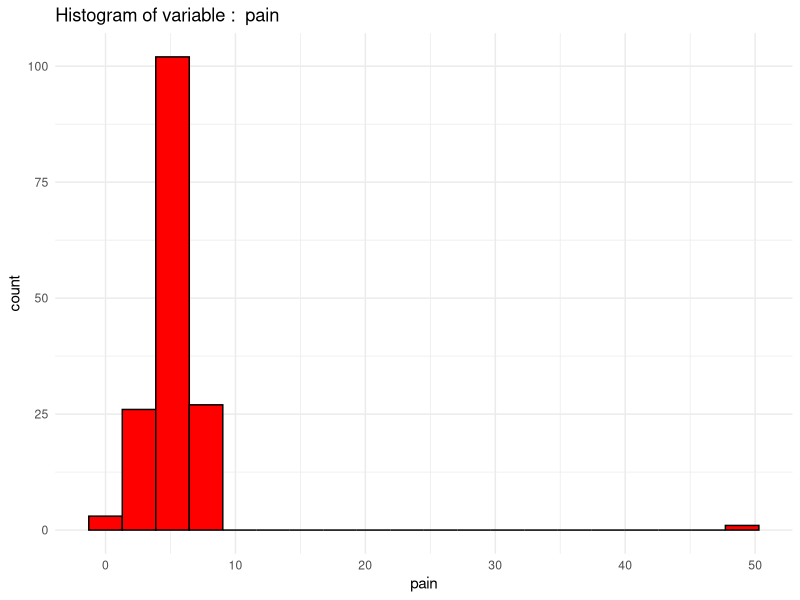
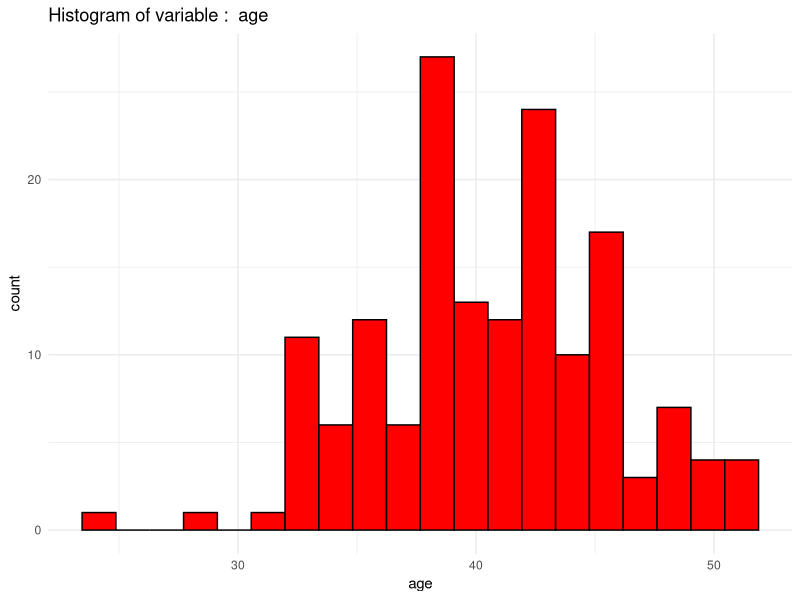
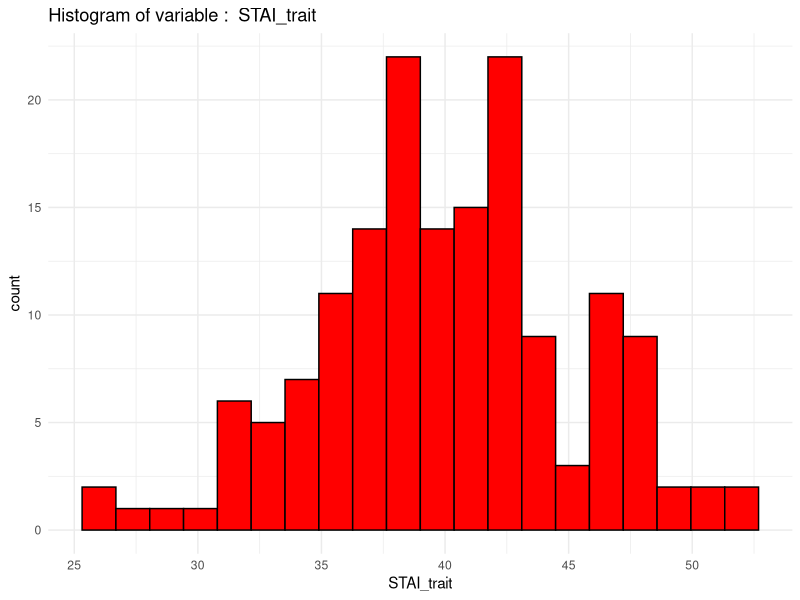
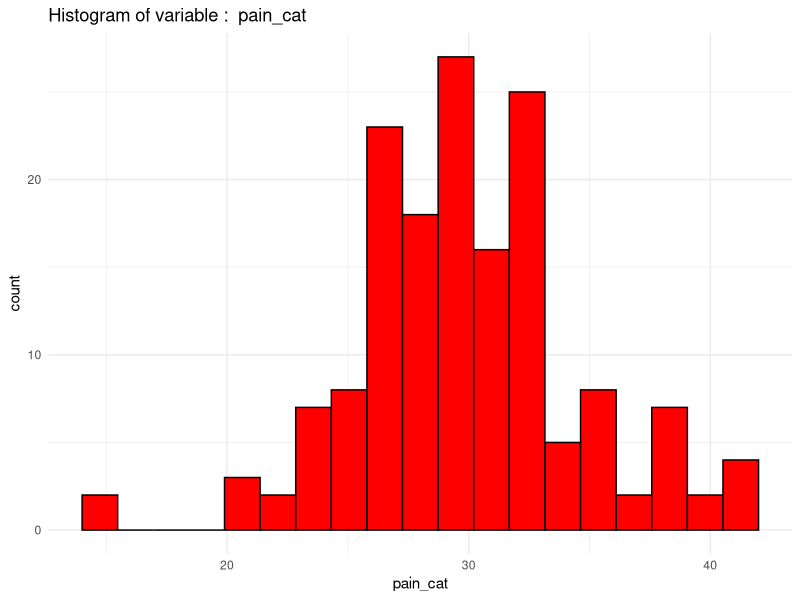
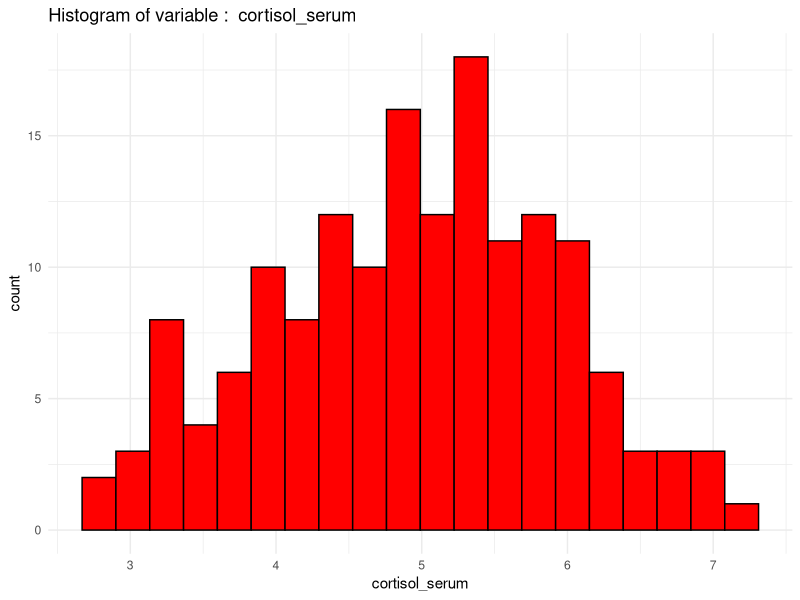
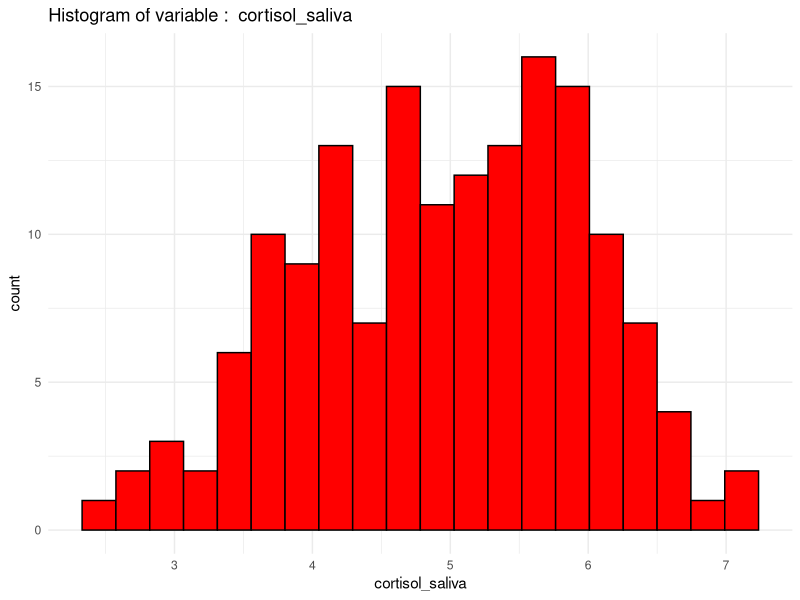
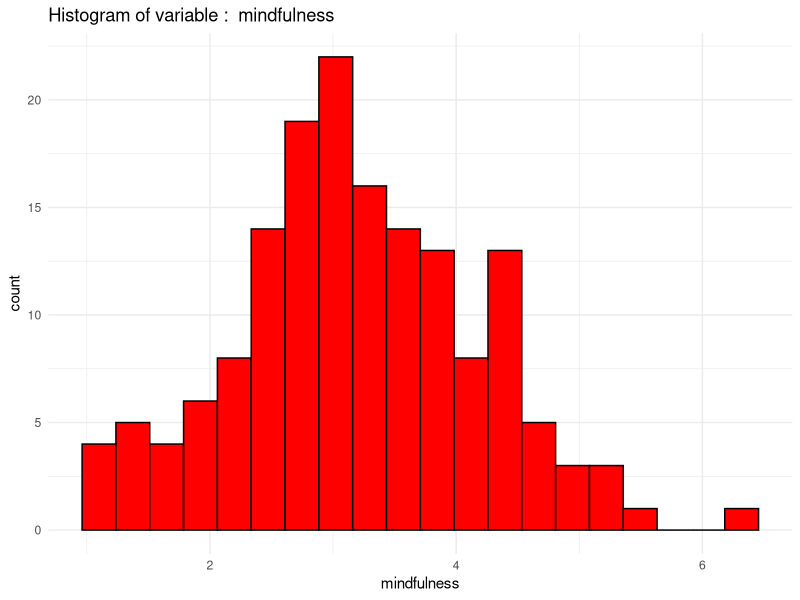
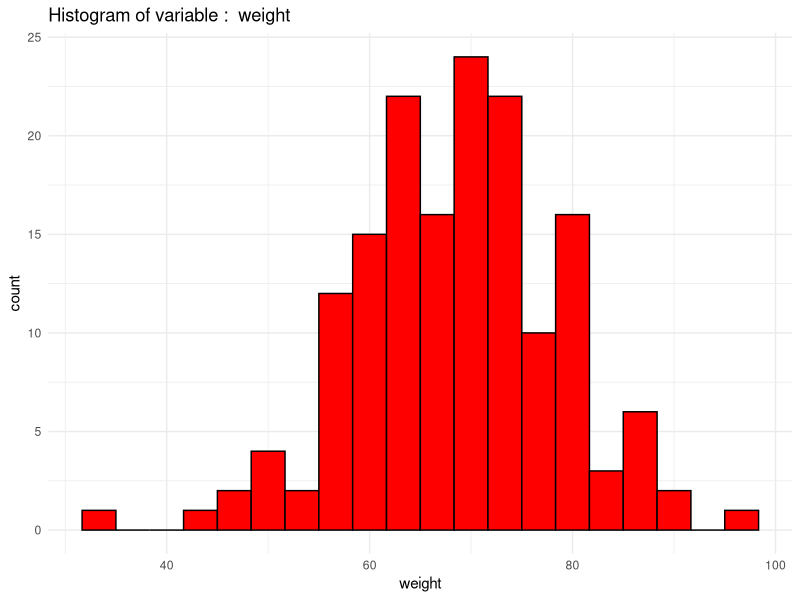

Source code (R) for these figures, in order:
## ---- chunk 1
#data downloaded from database then saved as .csv file

#defining directory
working_directory <- 'C:/Users/Hegedüs Anna/Documents/Fall-2024'
setwd(working_directory)    #set working directory

#loading in data
data <- read.csv('assignment_3_dataset.csv',  header=T, sep=';', dec = ',')
## ---- chunk 2
library(ggplot2)
library(dplyr)
library(corrplot)




#inspections
str(data)  #numeric variables OK
dim(data)  #160 sample OK
summary(data) #pain max is wrong, mindfullness max is wrong

#defining age as a binary variable is advicable
#checking the two genders:
two_gend <- unique(data$sex)
print(two_gend)

#there is a woman - two choice, omitting or rewriting, i chose the 1st one (cannot be trusted)
data <- data[data$sex%in%c('female', 'male'), ]
data$gender_binary <- ifelse(data$sex == 'male', 1, 0) #male == 1, female == 0, assumption : if model coeff not 0 there is a difference between genders



#cheking for missing values
missing_summary <- colSums(is.na(data))
print(missing_summary) #Good



#visualizing numeric variables as histograms
numeric_vars <- data %>%
  select_if(is.numeric)

for (col in colnames(numeric_vars)) {
  print(col)
  print(ggplot(numeric_vars, aes_string(x = col)) +
    geom_histogram(bins = 20, fill = 'red', color = 'black') +
    labs(title = paste('Histogram of variable : ', col)) +
    theme_minimal()
  )
}
#notes on distributions
#pain does have an outlier
#age margins are far from the middle point and not evenly distributed, so might be outliers
#pain_cat minimum also
#mindfulness one point is above 6, outlier
#the minimum weight can be an outlier

#Creating a correlation matrix and plotting
#this can be more interesting later with the given predictors, note that weight, IQ and houshold_income have low correlations
#gender_binary does have meaningfull correlations thus there is a difference between sex
cor_matrix <- cor(numeric_vars, use = 'complete.obs')
corrplot(cor_matrix, method = 'circle', type = 'lower', tl.cex = 0.8)


## ---- chunk 3

#repeating gender
data <- data[data$sex%in%c('female', 'male'), ]
data$gender_binary <- ifelse(data$sex == 'male', 1, 0) #male == 1, female == 0, asumption : if model coeff not 0

#cutting the pain and mindfulness outlier
data <- data[data$pain < 10, ]
data <- data[data$mindfulness < 6, ]

## ---- chunk 4

#using lm function, and the given predictors
complex_model <- lm(pain ~ age + gender_binary + STAI_trait + pain_cat + mindfulness + cortisol_serum + cortisol_saliva, data = data)

#summary
summary(complex_model)

## ---- chunk 5
#using the advised Cooks distance
cooksd <- cooks.distance(complex_model)

#visualization
plot(cooksd, type = 'h', main = 'Outlier detection', ylab = 'Cooks Distance')
abline(h = 4 / length(data$pain), col = 'red', lty = 2)  # Cutoff line

#influential points (points above dashed line)
influential_points <- which(cooksd > (4 / length(data$pain)))

#defining leverage and visualizing
leverage <- hatvalues(complex_model)
plot(leverage, main = 'Leverage Values', ylab = 'Leverage')
abline(h = 2 * (ncol(model.matrix(complex_model)) / nrow(data)), col = 'blue', lty = 2)  # Cutoff


#check for outliers
# standardization and visualization
std_res <- rstandard(complex_model)
plot(std_res, main = 'Standardized Residuals', ylab = 'Standardized Residuals', ylim = c(-4, 4))
abline(h = c(-3, 3), col = 'green', lty = 2)  # typical outlier range

#no outliers now

#influential points and leverage might be dropped later
#no need of trimming after seeing the result

## ---- chunk 6
#defining the residuals
residuals <- residuals(complex_model)

#plotting (Q - Q plot)
qqnorm(residuals)
qqline(residuals, col = 'red')
#looks fine
## ---- chunk 7
#Doing a scatter plot for the linearity assumption
#This plot needs to show linear or random patterns and no curves
plot(fitted(complex_model), residuals, 
     main = 'scatterplot', 
     xlab = 'fit', 
     ylab = 'residual')

abline(h = 0, col = 'red')

#good for now, but could also use crPlots from car package

## ---- chunk 8
#the plot above can be used, if funnel shape is formed that would indicate a problem, but this does not happen
#cheking with Breusch-Pagan test as well (wiki : is used to test for heteroskedasticity in a linear regression model.)
#wiki : In R, this test is performed by the function ncvTest available in the car package
#interpretation : p < alpha, then heteroscedasticity can occur

#load package
library(car)

#do the test
ncvTest(complex_model)

#p value is bigger than alpha (0.05 chosen)
## ---- chunk 9
#calcilationg variance inflation factor for each predictor (using car)
#interpretation as understood : vif < 3 low multicollinearity; vif > 5 high multicollinearity

vif_values <- vif(complex_model)
vif_values

#cortisol levels have high vif values --> might be because high correlation level
cortisol_corr <- cor.test(data$cortisol_saliva, data$cortisol_serum)
cortisol_corr

#I would just drop one of them...
## ---- chunk 10
#dropping cortisol_salive
#using lm function, and the given predictors
complex_model2 <- lm(pain ~ age + gender_binary + STAI_trait + pain_cat + mindfulness + cortisol_serum, data = data)

#summary
summary(complex_model2)
## ---- chunk 11
#copy pasting

#using the advised Cooks distance
cooksd <- cooks.distance(complex_model2)

#visualization
plot(cooksd, type = 'h', main = 'Outlier detection', ylab = 'Cooks Distance')
abline(h = 4 / length(data$pain), col = 'red', lty = 2)  
#influential points (points above dashed line)
influential_points <- which(cooksd > (4 / length(data$pain)))

#defining leverage and visualizing
leverage <- hatvalues(complex_model2)
plot(leverage, main = 'Leverage Values', ylab = 'Leverage')
abline(h = 2 * (ncol(model.matrix(complex_model)) / nrow(data)), col = 'blue', lty = 2)  # Cutoff


#check for outliers
# standardization and visualization
std_res <- rstandard(complex_model2)
plot(std_res, main = 'Standardized Residuals', ylab = 'Standardized Residuals', ylim = c(-4, 4))
abline(h = c(-3, 3), col = 'green', lty = 2)  # typical outlier range

#no outliers either in this updated model now
#influential points and leverage might be dropped later
## ---- chunk 12
#copy pasting
#defining the residuals

residuals <- residuals(complex_model2)

#plotting (Q - Q plot)
qqnorm(residuals)
qqline(residuals, col = 'red')
#looks fine as well
## ---- chunk 13
#checking in another way
#good for now, but could also use crPlots from car package

crPlots(complex_model2)

#interpretation
#only linear trends should appear (dashed and full line on each other)
#kinda good, maybe age shows some deviance, but it is not much
## ---- chunk 14
#do the test
ncvTest(complex_model2)

#p value is bigger than alpha (0.05 chosen)
## ---- chunk 15
vif_values <- vif(complex_model2)
vif_values

#nice and clean
## ---- chunk 16
simple_model <- lm(pain ~ age + gender_binary , data = data)

#summary
summary(simple_model)


#doing the reports
# Report the results of the simpler model and the more complex model. For both models you should report the model test statistics (adj.R2, F, df, and p value). Also, report the statistics describing the coefficients of the predictors in a table format (unstandardized regression coefficients and 95% confidence intervals, standardized regression coefficients (B and Beta values), and p values).


#For both models you should report the model test statistics (adj.R2, F, df, and p value)
#adjusted R^2
adj_r2_simple <- summary(simple_model)$adj.r.squared
#adj_r2_complex <- summary(complex_model2)$adj.r.squared

# F stats
f_stat_simple <- summary(simple_model)$fstatistic
#f_stat_complex <- summary(complex_model2)$fstatistic

# degrees of freedom from the F stats
fvalue_simple <- f_stat_simple[1]
df1_simple <- f_stat_simple[2]
df2_simple <- f_stat_simple[3]

# fvalue_complex <- f_stat_complex[1]
# df1_complex <- f_stat_complex[2]
# df2_complex <- f_stat_complex[3]

#p values
p_value_simple <- pf(fvalue_simple, df1_simple, df2_simple, lower.tail = FALSE)
#p_value_complex <- pf(fvalue_complex, df1_complex, df2_complex, lower.tail = FALSE)

#printing
cat('Simple Model:\n')
cat('Adjusted R^2:', adj_r2_simple, '\n') #no need of further analysis, terrible value, no correlation
cat('F-statistic:', f_stat_simple, '\n')
cat('Degrees of Freedom:', df1_simple, 'and', df2_simple, '\n')
cat('p-value:', p_value_simple, '\n\n')
#although p value and f value suggest that the model is predictive I would not use it, because of the low r^2 value

# cat('Complex Model:\n')
# cat('Adjusted R^2:', adj_r2_complex, '\n'). #acceptable for psychologial data
# cat('F-statistic:', f_stat_complex, '\n'). #high f value is good
# cat('Degrees of Freedom:', df1_complex, 'and', df2_complex, '\n') #6 predictors (correct) with 157 observations
# cat('p-value:', p_value_complex, '\n'). #the predictive value is significant

#just noticed complex should be in different section, so commenting

#Also, report the statistics describing the coefficients of the predictors in a table format (unstandardized regression coefficients and 95% confidence intervals, standardized regression coefficients (B and Beta values), and p values).

# extract coefficients
unstd_coef <- coef(summary(simple_model))

#define confidence intervals (95%)
conf_int <- confint(simple_model, level = 0.95)

# stardardize the predictors and recompute the model for standardized coefficients
scaled_data <- data
scaled_data$age <- scale(scaled_data$age)
scaled_data$gender_binary <- scale(scaled_data$gender_binary) #do not know if this is meaningful
std_simple_model <- lm(pain ~ age + gender_binary, data = scaled_data)  
std_coef <- coef(std_simple_model) 


# create final table
coef_table <- data.frame(
  Predictor = rownames(unstd_coef),
  `B (Unstandardized)` = unstd_coef[, 'Estimate'],
  `Beta (Standardized)` = c(NA, std_coef[-1]),
  `95% CI (Lower)` = conf_int[, 1],
  `95% CI (Upper)` = conf_int[, 2],
  `p-value` = unstd_coef[, 'Pr(>|t|)']
)

# Print the table
print(coef_table, row.names = FALSE)
## ---- chunk 17
complex_model2 <- lm(pain ~ age + gender_binary + STAI_trait + pain_cat + mindfulness + cortisol_serum, data = data)

#summary
summary(complex_model2)

#doing the reports
# Report the results of the simpler model and the more complex model. For both models you should report the model test statistics (adj.R2, F, df, and p value). Also, report the statistics describing the coefficients of the predictors in a table format (unstandardized regression coefficients and 95% confidence intervals, standardized regression coefficients (B and Beta values), and p values).


#For both models you should report the model test statistics (adj.R2, F, df, and p value)
#adjusted R^2
adj_r2_complex <- summary(complex_model2)$adj.r.squared

# F stats
f_stat_complex <- summary(complex_model2)$fstatistic

# degrees of freedom from the F stats
fvalue_complex <- f_stat_complex[1]
df1_complex <- f_stat_complex[2]
df2_complex <- f_stat_complex[3]

#p values
p_value_complex <- pf(fvalue_complex, df1_complex, df2_complex, lower.tail = FALSE)

#printing
cat('Complex Model:\n')
cat('Adjusted R^2:', adj_r2_complex, '\n') #acceptable for psychologial data
cat('F-statistic:', f_stat_complex, '\n') #high f value is good
cat('Degrees of Freedom:', df1_complex, 'and', df2_complex, '\n') #6 predictors (correct) with 157 observations
cat('p-value:', p_value_complex, '\n') #the predictive value is significant


#Also, report the statistics describing the coefficients of the predictors in a table format (unstandardized regression coefficients and 95% confidence intervals, standardized regression coefficients (B and Beta values), and p values).

# extract coefficients
unstd_coef <- coef(summary(complex_model2))

#define confidence intervals (95%)
conf_int <- confint(complex_model2, level = 0.95)

# stardardize the predictors and recompute the model for standardized coefficients
scaled_data <- data
scaled_data$age <- scale(scaled_data$age)
scaled_data$gender_binary <- scale(scaled_data$gender_binary) #do not know if this is meaningful
scaled_data$STAI_trait <- scale(scaled_data$STAI_trait)
scaled_data$mindfulness <- scale(scaled_data$mindfulness)
scaled_data$cortisol_serum <- scale(scaled_data$cortisol_serum)

std_complex_model2 <- lm(pain ~ age + gender_binary + STAI_trait + pain_cat + mindfulness + cortisol_serum, data = scaled_data)
std_coef <- coef(std_complex_model2) 


# create final table
coef_table <- data.frame(
  Predictor = rownames(unstd_coef),
  `B (Unstandardized)` = unstd_coef[, 'Estimate'],
  `Beta (Standardized)` = c(NA, std_coef[-1]),
  `95% CI (Lower)` = conf_int[, 1],
  `95% CI (Upper)` = conf_int[, 2],
  `p-value` = unstd_coef[, 'Pr(>|t|)']
)

# Print the table
print(coef_table, row.names = FALSE)

# Write up the regression equation of the more complex model in the form of 𝑌 = 𝑏0 + 𝑏1 ∗ X1 + 𝑏2 ∗ X2 +…+ bn * Xn, in which you use the actual regression coefficients of your models. (b0 stands for the intercept and b1, b2 … bn stand for the model coefficients for each of the predictors, and X1, X2, … Xn denote the predictors).

#coefficients to be used
coefficients <- coef(complex_model2)

# character format
intercept <- coefficients[1]
terms <- paste0(coefficients[-1], ' * ', names(coefficients[-1]))
regression_equation <- paste('Y =', intercept, '+', paste(terms, collapse = ' + '))

# printing
print(regression_equation)
## ---- chunk 18
# Compare the two models in terms of how much variance they explain of pain’s variability in the sample. Report Akaike information criterion (AIC) for both models and the F test statistic and p value of the likelihood ratio test comparing the two models.

#r^2
cat('Adjusted R^2 for Simple Model:', adj_r2_simple, '\n') #no need of further analysis, terrible value, no correlation
cat('Adjusted R^2 for Complex Model:', adj_r2_complex, '\n') #good for psychological data
print('Comparing the two models (simple and complex), we can see that the simple model is almost unable to explain anything of the variance of the pains variability, thus I would strongly recommend dropping. Meanwhile the ability of the complex model is better, and for a psychological or biological sample is acceptable, the model is hardly perfect or monetizable' )

#aic
aic_simple <- AIC(simple_model)
aic_complex <- AIC(complex_model2)
cat('AIC for Simple Model:', aic_simple, '\n')
cat('AIC for Complex Model:', aic_complex, '\n')
print('Observing the AIC of the models we can see that the complex model has the lower value, thus that one is prefered according to the the r^2 comparison result as well.' )


#fstat and p value
cat('F-statistic for Simple Model:', f_stat_simple, '\n')
cat('p-value for Simple Model:', p_value_simple, '\n\n')

cat('F-statistic for Complex Model:', f_stat_complex, '\n')
cat('p-value for Complex Model:', p_value_complex, '\n\n')

print('F-statistics show us whether one predictor of the model is significantly related to the outcome variable. In both cases we see that there is relation between the variables, the more complex model does better in this case as well, the higher the better value is. The p value indicates whether the model has predictive power or not, the lower the better. In both cases we can conclude that the models are truly predictive on the other hand every evidence srongly support the idea of utilizing the more complex model in further usage')
